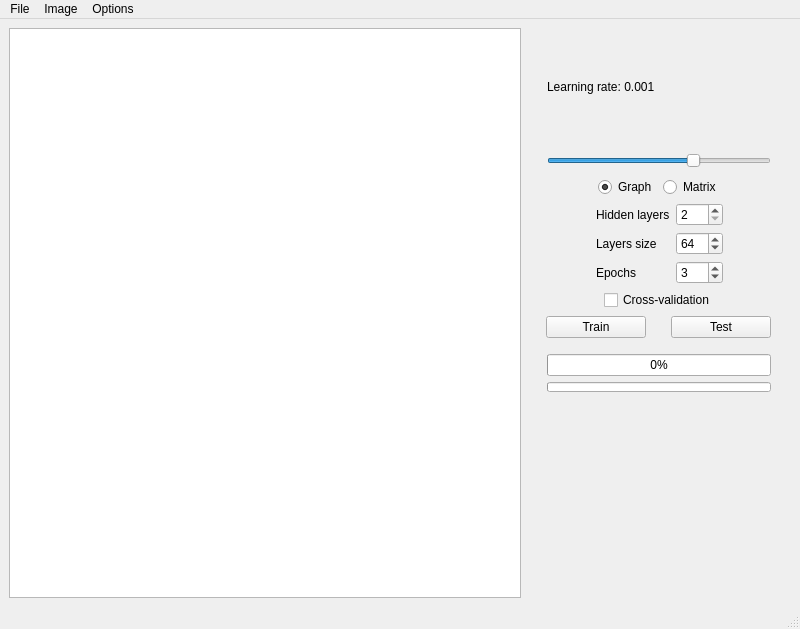
<?xml version="1.0" encoding="UTF-8"?>
<ui version="4.0">
 <class>MainWindow</class>
 <widget class="QMainWindow" name="MainWindow">
  <property name="geometry">
   <rect>
    <x>0</x>
    <y>0</y>
    <width>800</width>
    <height>629</height>
   </rect>
  </property>
  <property name="minimumSize">
   <size>
    <width>0</width>
    <height>0</height>
   </size>
  </property>
  <property name="windowTitle">
   <string>MainWindow</string>
  </property>
  <widget class="QWidget" name="centralwidget">
   <layout class="QGridLayout" name="gridLayout_3">
    <item row="0" column="0">
     <layout class="QGridLayout" name="gridLayout_2">
      <item row="0" column="0">
       <widget class="QGraphicsView" name="graphicsView">
        <property name="minimumSize">
         <size>
          <width>512</width>
          <height>512</height>
         </size>
        </property>
        <property name="maximumSize">
         <size>
          <width>16777215</width>
          <height>16777215</height>
         </size>
        </property>
        <property name="mouseTracking">
         <bool>true</bool>
        </property>
        <property name="autoFillBackground">
         <bool>false</bool>
        </property>
        <property name="styleSheet">
         <string notr="true"/>
        </property>
       </widget>
      </item>
      <item row="0" column="2">
       <layout class="QVBoxLayout" name="vlData">
        <item>
         <layout class="QHBoxLayout" name="horizontalLayout_3">
          <item>
           <spacer name="horizontalSpacer_10">
            <property name="orientation">
             <enum>Qt::Horizontal</enum>
            </property>
            <property name="sizeType">
             <enum>QSizePolicy::Fixed</enum>
            </property>
            <property name="sizeHint" stdset="0">
             <size>
              <width>20</width>
              <height>20</height>
             </size>
            </property>
           </spacer>
          </item>
          <item>
           <widget class="QLabel" name="lblLearninfRate">
            <property name="text">
             <string>Learning rate: 0.001</string>
            </property>
           </widget>
          </item>
          <item>
           <spacer name="horizontalSpacer_9">
            <property name="orientation">
             <enum>Qt::Horizontal</enum>
            </property>
            <property name="sizeHint" stdset="0">
             <size>
              <width>40</width>
              <height>20</height>
             </size>
            </property>
           </spacer>
          </item>
          <item>
           <widget class="QLabel" name="lblSymbol">
            <property name="minimumSize">
             <size>
              <width>30</width>
              <height>0</height>
             </size>
            </property>
            <property name="maximumSize">
             <size>
              <width>30</width>
              <height>16777215</height>
             </size>
            </property>
            <property name="baseSize">
             <size>
              <width>0</width>
              <height>0</height>
             </size>
            </property>
            <property name="font">
             <font>
              <pointsize>22</pointsize>
              <bold>true</bold>
             </font>
            </property>
            <property name="layoutDirection">
             <enum>Qt::LeftToRight</enum>
            </property>
            <property name="styleSheet">
             <string notr="true"/>
            </property>
            <property name="text">
             <string/>
            </property>
            <property name="alignment">
             <set>Qt::AlignCenter</set>
            </property>
           </widget>
          </item>
          <item>
           <spacer name="horizontalSpacer_13">
            <property name="orientation">
             <enum>Qt::Horizontal</enum>
            </property>
            <property name="sizeType">
             <enum>QSizePolicy::Fixed</enum>
            </property>
            <property name="sizeHint" stdset="0">
             <size>
              <width>20</width>
              <height>20</height>
             </size>
            </property>
           </spacer>
          </item>
         </layout>
        </item>
        <item>
         <layout class="QGridLayout" name="glTrain">
          <item row="0" column="0">
           <layout class="QHBoxLayout" name="hlLearningRate">
            <item>
             <spacer name="horizontalSpacer">
              <property name="orientation">
               <enum>Qt::Horizontal</enum>
              </property>
              <property name="sizeType">
               <enum>QSizePolicy::Fixed</enum>
              </property>
              <property name="sizeHint" stdset="0">
               <size>
                <width>20</width>
                <height>20</height>
               </size>
              </property>
             </spacer>
            </item>
            <item>
             <widget class="QSlider" name="slideLearningRate">
              <property name="minimumSize">
               <size>
                <width>100</width>
                <height>0</height>
               </size>
              </property>
              <property name="minimum">
               <number>0</number>
              </property>
              <property name="maximum">
               <number>150</number>
              </property>
              <property name="value">
               <number>100</number>
              </property>
              <property name="orientation">
               <enum>Qt::Horizontal</enum>
              </property>
             </widget>
            </item>
            <item>
             <spacer name="horizontalSpacer_3">
              <property name="orientation">
               <enum>Qt::Horizontal</enum>
              </property>
              <property name="sizeType">
               <enum>QSizePolicy::Fixed</enum>
              </property>
              <property name="sizeHint" stdset="0">
               <size>
                <width>20</width>
                <height>20</height>
               </size>
              </property>
             </spacer>
            </item>
           </layout>
          </item>
          <item row="3" column="0">
           <layout class="QHBoxLayout" name="horizontalLayout">
            <item>
             <spacer name="horizontalSpacer_5">
              <property name="orientation">
               <enum>Qt::Horizontal</enum>
              </property>
              <property name="sizeHint" stdset="0">
               <size>
                <width>40</width>
                <height>20</height>
               </size>
              </property>
             </spacer>
            </item>
            <item>
             <widget class="QCheckBox" name="cbCVE">
              <property name="text">
               <string>Cross-validation</string>
              </property>
             </widget>
            </item>
            <item>
             <spacer name="horizontalSpacer_8">
              <property name="orientation">
               <enum>Qt::Horizontal</enum>
              </property>
              <property name="sizeHint" stdset="0">
               <size>
                <width>40</width>
                <height>20</height>
               </size>
              </property>
             </spacer>
            </item>
           </layout>
          </item>
          <item row="2" column="0">
           <layout class="QGridLayout" name="glTrainOption">
            <item row="2" column="1">
             <widget class="QLabel" name="label_3">
              <property name="text">
               <string>Layers size</string>
              </property>
             </widget>
            </item>
            <item row="1" column="1">
             <widget class="QLabel" name="label_2">
              <property name="text">
               <string>Hidden layers</string>
              </property>
             </widget>
            </item>
            <item row="1" column="3">
             <spacer name="horizontalSpacer_7">
              <property name="orientation">
               <enum>Qt::Horizontal</enum>
              </property>
              <property name="sizeHint" stdset="0">
               <size>
                <width>40</width>
                <height>20</height>
               </size>
              </property>
             </spacer>
            </item>
            <item row="2" column="2">
             <widget class="QSpinBox" name="sbLayerSize">
              <property name="minimum">
               <number>10</number>
              </property>
              <property name="maximum">
               <number>200</number>
              </property>
              <property name="value">
               <number>64</number>
              </property>
             </widget>
            </item>
            <item row="4" column="2">
             <widget class="QSpinBox" name="sbCVE">
              <property name="minimum">
               <number>1</number>
              </property>
              <property name="maximum">
               <number>10</number>
              </property>
              <property name="value">
               <number>3</number>
              </property>
             </widget>
            </item>
            <item row="4" column="1">
             <widget class="QLabel" name="lblCVE">
              <property name="text">
               <string>Epochs</string>
              </property>
             </widget>
            </item>
            <item row="1" column="2">
             <widget class="QSpinBox" name="sbHiddenLayers">
              <property name="minimum">
               <number>2</number>
              </property>
              <property name="maximum">
               <number>6</number>
              </property>
             </widget>
            </item>
            <item row="1" column="0">
             <spacer name="horizontalSpacer_6">
              <property name="orientation">
               <enum>Qt::Horizontal</enum>
              </property>
              <property name="sizeHint" stdset="0">
               <size>
                <width>40</width>
                <height>20</height>
               </size>
              </property>
             </spacer>
            </item>
           </layout>
          </item>
          <item row="4" column="0">
           <layout class="QHBoxLayout" name="horizontalLayout_2">
            <item>
             <widget class="QPushButton" name="pbTrain">
              <property name="minimumSize">
               <size>
                <width>100</width>
                <height>0</height>
               </size>
              </property>
              <property name="maximumSize">
               <size>
                <width>100</width>
                <height>16777215</height>
               </size>
              </property>
              <property name="text">
               <string>Train</string>
              </property>
             </widget>
            </item>
            <item>
             <widget class="QPushButton" name="pbTest">
              <property name="minimumSize">
               <size>
                <width>100</width>
                <height>0</height>
               </size>
              </property>
              <property name="maximumSize">
               <size>
                <width>100</width>
                <height>16777215</height>
               </size>
              </property>
              <property name="text">
               <string>Test</string>
              </property>
             </widget>
            </item>
           </layout>
          </item>
          <item row="1" column="0">
           <layout class="QHBoxLayout" name="hlMatrixGraph">
            <item>
             <spacer name="horizontalSpacer_11">
              <property name="orientation">
               <enum>Qt::Horizontal</enum>
              </property>
              <property name="sizeType">
               <enum>QSizePolicy::Expanding</enum>
              </property>
              <property name="sizeHint" stdset="0">
               <size>
                <width>40</width>
                <height>20</height>
               </size>
              </property>
             </spacer>
            </item>
            <item>
             <widget class="QRadioButton" name="rbGraph">
              <property name="layoutDirection">
               <enum>Qt::LeftToRight</enum>
              </property>
              <property name="text">
               <string>Graph</string>
              </property>
              <property name="checked">
               <bool>true</bool>
              </property>
             </widget>
            </item>
            <item>
             <widget class="QRadioButton" name="rbMatrix">
              <property name="text">
               <string>Matrix</string>
              </property>
             </widget>
            </item>
            <item>
             <spacer name="horizontalSpacer_12">
              <property name="orientation">
               <enum>Qt::Horizontal</enum>
              </property>
              <property name="sizeType">
               <enum>QSizePolicy::Expanding</enum>
              </property>
              <property name="sizeHint" stdset="0">
               <size>
                <width>40</width>
                <height>20</height>
               </size>
              </property>
             </spacer>
            </item>
           </layout>
          </item>
         </layout>
        </item>
        <item>
         <layout class="QHBoxLayout" name="horizontalLayout_7">
          <item>
           <spacer name="verticalSpacer_2">
            <property name="orientation">
             <enum>Qt::Vertical</enum>
            </property>
            <property name="sizeType">
             <enum>QSizePolicy::Fixed</enum>
            </property>
            <property name="sizeHint" stdset="0">
             <size>
              <width>5</width>
              <height>10</height>
             </size>
            </property>
           </spacer>
          </item>
         </layout>
        </item>
        <item>
         <layout class="QGridLayout" name="glProgress">
          <item row="0" column="2">
           <spacer name="horizontalSpacer_4">
            <property name="orientation">
             <enum>Qt::Horizontal</enum>
            </property>
            <property name="sizeType">
             <enum>QSizePolicy::Fixed</enum>
            </property>
            <property name="sizeHint" stdset="0">
             <size>
              <width>20</width>
              <height>20</height>
             </size>
            </property>
           </spacer>
          </item>
          <item row="0" column="0">
           <spacer name="horizontalSpacer_2">
            <property name="orientation">
             <enum>Qt::Horizontal</enum>
            </property>
            <property name="sizeType">
             <enum>QSizePolicy::Fixed</enum>
            </property>
            <property name="sizeHint" stdset="0">
             <size>
              <width>20</width>
              <height>20</height>
             </size>
            </property>
           </spacer>
          </item>
          <item row="1" column="1">
           <widget class="QProgressBar" name="progressBarEpoch">
            <property name="maximumSize">
             <size>
              <width>16777215</width>
              <height>10</height>
             </size>
            </property>
            <property name="value">
             <number>0</number>
            </property>
            <property name="textVisible">
             <bool>false</bool>
            </property>
           </widget>
          </item>
          <item row="0" column="1">
           <widget class="QProgressBar" name="progressBar">
            <property name="enabled">
             <bool>true</bool>
            </property>
            <property name="maximumSize">
             <size>
              <width>16777215</width>
              <height>16777215</height>
             </size>
            </property>
            <property name="value">
             <number>0</number>
            </property>
           </widget>
          </item>
         </layout>
        </item>
        <item>
         <widget class="QWidget" name="widgetPlot" native="true">
          <property name="minimumSize">
           <size>
            <width>0</width>
            <height>200</height>
           </size>
          </property>
         </widget>
        </item>
       </layout>
      </item>
     </layout>
    </item>
   </layout>
  </widget>
  <widget class="QMenuBar" name="menubar">
   <property name="geometry">
    <rect>
     <x>0</x>
     <y>0</y>
     <width>800</width>
     <height>22</height>
    </rect>
   </property>
   <widget class="QMenu" name="menuFile">
    <property name="title">
     <string>File</string>
    </property>
    <addaction name="actionOpenImage"/>
    <addaction name="actionSaveImage"/>
    <addaction name="separator"/>
    <addaction name="actionOpenTTFiles"/>
    <addaction name="separator"/>
    <addaction name="actionOpen_Weights"/>
    <addaction name="actionSave_Weights"/>
    <addaction name="separator"/>
    <addaction name="actionExit"/>
   </widget>
   <widget class="QMenu" name="menuOptions">
    <property name="title">
     <string>Options</string>
    </property>
    <addaction name="separator"/>
    <addaction name="actionAntialiasing"/>
   </widget>
   <widget class="QMenu" name="menuImage">
    <property name="title">
     <string>Image</string>
    </property>
    <addaction name="actionClearImage"/>
   </widget>
   <addaction name="menuFile"/>
   <addaction name="menuImage"/>
   <addaction name="menuOptions"/>
  </widget>
  <widget class="QStatusBar" name="statusbar"/>
  <action name="actionOpenImage">
   <property name="text">
    <string>Open Image</string>
   </property>
  </action>
  <action name="actionExit">
   <property name="text">
    <string>Exit</string>
   </property>
  </action>
  <action name="actionAntialiasing">
   <property name="checkable">
    <bool>true</bool>
   </property>
   <property name="checked">
    <bool>true</bool>
   </property>
   <property name="text">
    <string>Antialiasing</string>
   </property>
  </action>
  <action name="actionOpenTTFiles">
   <property name="text">
    <string>Open Train and Test  files</string>
   </property>
  </action>
  <action name="actionSaveImage">
   <property name="text">
    <string>Save Image</string>
   </property>
  </action>
  <action name="actionClearImage">
   <property name="text">
    <string>Clear Image</string>
   </property>
  </action>
  <action name="actionTestImage">
   <property name="text">
    <string>Test Image</string>
   </property>
  </action>
  <action name="actionOpen_Weights">
   <property name="text">
    <string>Open Weights</string>
   </property>
  </action>
  <action name="actionSave_Weights">
   <property name="text">
    <string>Save Weights</string>
   </property>
  </action>
 </widget>
 <resources/>
 <connections/>
</ui>
